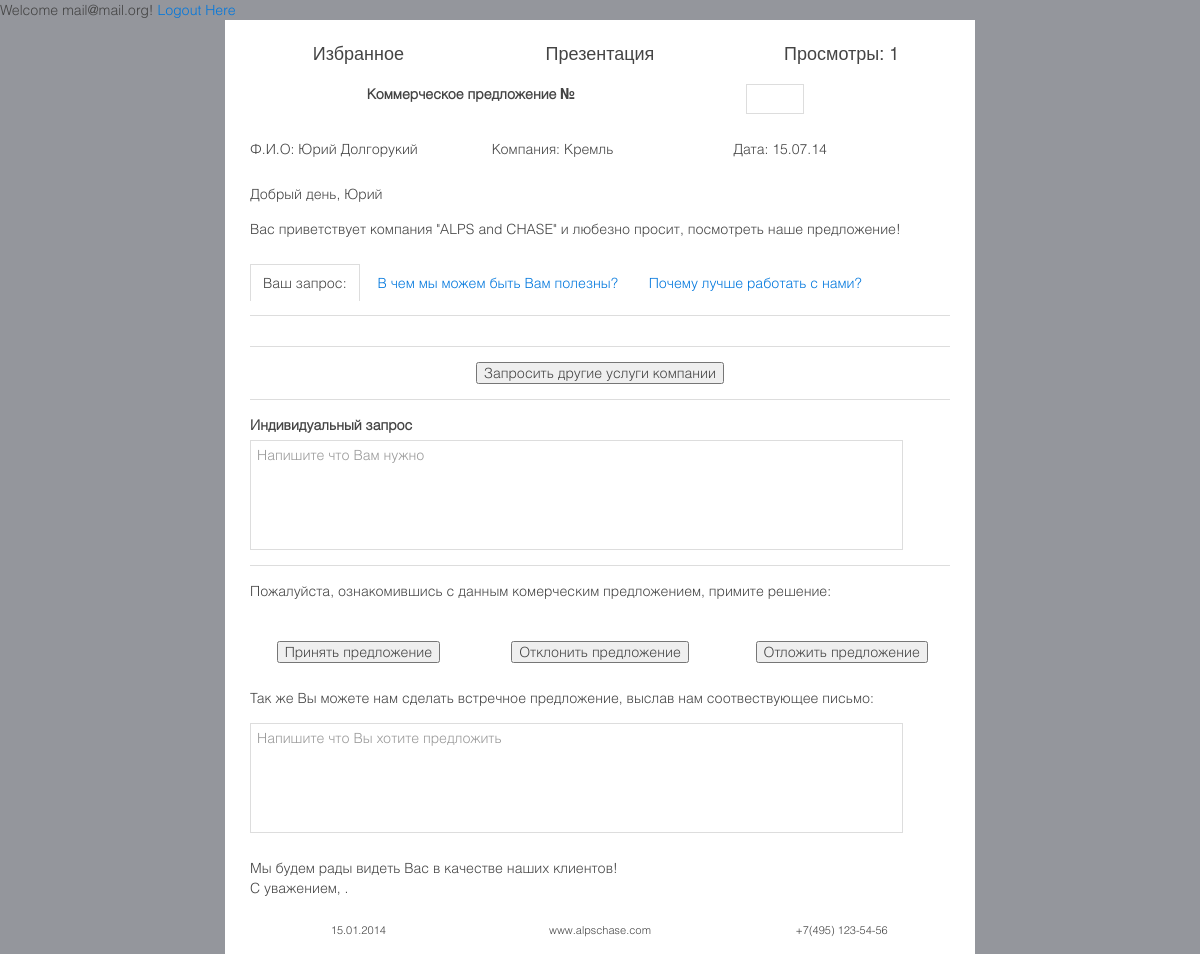
Screenshot of /templates/customerzone (signed in) with the database file from the repository.
### tables this page shows
CREATE TABLE IF NOT EXISTS `users_customers` (
  `quest_date` varchar(60) NOT NULL,
  `customer_id` int(11) NOT NULL AUTO_INCREMENT,
  `customer_name` varchar(60) NOT NULL,
  `customer_surn` varchar(60) NOT NULL,
  `customer_midd` varchar(60) NOT NULL,
  `customer_email` varchar(60) NOT NULL,
  `customer_pass` varchar(40) NOT NULL,
  `customer_form` varchar(60) NOT NULL,
  `customer_primaryphone` varchar(20) NOT NULL,
  `customer_additphone` varchar(20) NOT NULL,
  `customer_duty` varchar(60) NOT NULL,
  `customer_city` varchar(60) NOT NULL,
  `customer_country` varchar(60) NOT NULL,
  `customer_actuality` varchar(20) NOT NULL,
  `customer_questions` varchar(3000) NOT NULL,
  `customer_compname` varchar(60) NOT NULL,
  `quest_status` varchar(60) NOT NULL,
  `customer_notifyperiod` int(11) NOT NULL,
  `customer_position` varchar(60) DEFAULT NULL,
  `customer_answers` varchar(6000) DEFAULT NULL,
  `customer_knowabout` varchar(20) NOT NULL,
  `customer_ip` varchar(15) NOT NULL,
  `customer_visits` int(255) NOT NULL,
  `customer_offer` varchar(4000) NOT NULL,
  `customer_subscriptionperiod` timestamp NOT NULL DEFAULT CURRENT_TIMESTAMP ON UPDATE CURRENT_TIMESTAMP,
  PRIMARY KEY (`customer_id`)
);

### templates/customerzone.php (the view, shortened to what this page needs)
<?php
$questNum = new QuestNumber();
echo "Welcome ".$_SESSION['email']."! <a href='../exit'>Logout Here</a></h1>";
$customer_data = mysql_query("SELECT customer_id, quest_date, customer_name, customer_surn, customer_midd, customer_compname FROM users_customers WHERE customer_email = '".$_SESSION['email']."'");
$data = mysql_fetch_assoc($customer_data);
if(isset($_SESSION['email']))
{
  $getUserVisits = mysql_query("SELECT customer_visits FROM users_customers WHERE customer_email='".$_SESSION['email']."'");
  $counterVal = mysql_fetch_array($getUserVisits);
  $counterVal['customer_visits']++;
}
?>
<html lang="en-gb" dir="ltr">
    <head>
        <link rel="stylesheet" href="../css/uikit.css">
    </head>
    <body class="tm-background">
    <div class="tm-header">
	<div class="uk-container uk-container-center uk-header-bg">
            <form class="uk-form uk-margin uk-form-stacked" id="customerData">
                <fieldset>
                    <div class="uk-grid">
                        <br>
                        <div class="uk-width-1-1">
                            <div class="uk-grid uk-text-small uk-text-center uk-text-bottom">
                                <div class="uk-width-1-3">
                                    <h3>Избранное</h3>
                                </div>
                                <div class="uk-width-1-3">
                                    <h3>Презентация</h3>
                                </div>
                                <div class="uk-width-1-3">
                                    <h3>Просмотры: <?php echo $counterVal['customer_visits'];?></h3>
                                </div>
                            </div>
                            <br>
			</div>
                        <div class="uk-grid uk-text-center">
                        <div class="uk-width-1-2 uk-text-right">
                            <b>Коммерческое предложение №</b>
                        </div>
                        <div class="uk-width-1-2 uk-text-center">
                           <input type="text" id="form-gs-street1" name="cust_id" value="<?php $questNum->countQuestCustomer()?>" class="uk-width-1-6" readonly >
                        </div>
            </div>
                    </div>
                    <div class="uk-grid">
                        <div class="uk-width-1-3">
                            <label for="form-s-mix2">
                                Ф.И.О: <?php echo " ".$data['customer_name']." ".$data['customer_surn'];?>
                            </label>
                        </div>
                        <div class="uk-width-1-3">
                            <label for="form-s-mix2">
                                Компания: <?php echo " ".$data['customer_compname'];?>
                            </label>
                        </div>
                        <div class="uk-width-1-3">
                            <label for="form-s-mix2">
                                Дата: <?php echo " ".$data['quest_date'];?>
                            </label>
                        </div>
                    </div>
                    <div class="uk-grid">
                        <div class="uk-width-1-1">
                           <p>Добрый день, <?php echo " ".$data['customer_name'];?></p>
                           <p>Вас приветствует компания "ALPS and CHASE" и любезно просит, посмотреть наше предложение!</p>
                        </div>
                    </div>
                    <div class="uk-grid">
                        <div class="uk-width-1-1">
                            <ul class="uk-tab" data-uk-tab="{connect:'#tab-content'}">
                                <li class="uk-active">
                                    <a href="#">Ваш запрос:</a> <p>
                                </li>
                                <li class="">
                                    <a href="#">В чем мы можем быть Вам полезны?</a>
                                </li>
                                <li class="">
                                    <a href="#">Почему лучше работать с нами?</a>
                                </li>
                            </ul>
                            <ul id="tab-content" class="uk-switcher uk-margin">
                                <li class="uk-active">
                                    <hr/>
                                    <div class="uk-grid">
                                        <div class="uk-width-1-1">
                                            <center><input type="button" onclick="addSection(); return false;" value="Запросить другие услуги компании"></center>
                                        </div>
                                    </div>
                                </li>
                            </ul>
                        </div>
                    </div>
                    <hr/>
                    <div class="uk-grid">
                        <div class="uk-width-1-1">
                            <span class="uk-form-label" for="form-s-t">
                                Индивидуальный запрос
                            </span>
                            <textarea id="form-s-t" cols="100" rows="5" placeholder="Напишите что Вам нужно"></textarea>
                        </div>
                    </div>
                    <hr/>
                    <div class="uk-grid">
                        <div class="uk-width-1-1">
                            <p>Пожалуйста, ознакомившись с данным комерческим предложением, примите решение:</p>
			</div>
                    </div>
                    <div class="uk-grid uk-text-center">
                        <div class="uk-width-1-3">
                            <div class="uk-form-controls uk-margin-top">
                                <input type="button" value="Принять предложение">
                            </div>
			</div>
			<div class="uk-width-1-3">
                            <div class="uk-form-controls uk-margin-top">
                                <input type="button" value="Отклонить предложение">
                            </div>
                        </div>
			<div class="uk-width-1-3">
                            <div class="uk-form-controls uk-margin-top">
				<input type="button" id="activateSubscription" value="Отложить предложение">
                            </div>
			</div>
                    </div>
                    <div class="uk-grid">
                        <div class="uk-width-1-1">
                            <p>Так же Вы можете нам сделать встречное предложение, выслав нам соотвествующее письмо:</p>
                            <textarea id="form-s-t" cols="100" rows="5" placeholder="Напишите что Вы хотите предложить"></textarea>
                        </div>
                    </div>
                    <div class="uk-grid">
                        <div class="uk-width-1-1">
                            <p>Мы будем рады видеть Вас в качестве наших клиентов!<br/>
                            С уважением, .
                            </p>
                        </div>
                    </div>
                    <div class="uk-grid">
                        <div class="uk-width-1-1">
                            <div class="uk-grid uk-text-small uk-text-center uk-text-bottom">
                                <div class="uk-width-1-3">
                                    15.01.2014
                                </div>
                                <div class="uk-width-1-3">
                                    www.alpschase.com
                                </div>
                                <div class="uk-width-1-3">
                                    +7(495) 123-54-56
                                </div>
                            </div>
			</div>
                    </div>
                </fieldset>
            </form>
        </div>
   </div>
</body>
</html>

### rows the page displays
users_customers: customer_name "Юрий", customer_surn "Долгорукий", customer_compname "Кремль", quest_date "15.07.14"

### other values shown
$_SESSION['email'] "mail@mail.org"
$counterVal['customer_visits'] "1"
